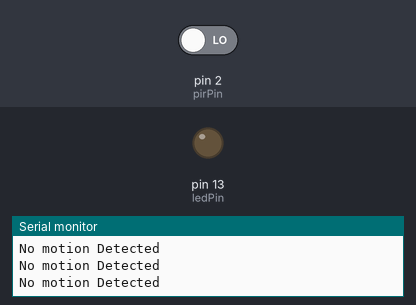
Simulated run of this sketch. Board: Arduino Uno, built with avr-gcc and run on an emulated ATmega328P. Parts: output pins drawn as LEDs (lit = HIGH), the last lines printed to the serial monitor. The inputs (shaded band) are chosen by the test bench; at power-on: pin 2 (pirPin) LOW.

Above: at 2.8 s.
2.9 s: pin 2 (pirPin) driven HIGH
At 4.2 s:
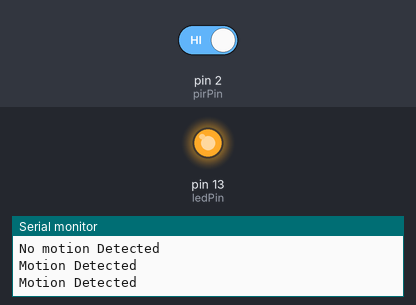
4.5 s: pin 2 (pirPin) driven LOW
At 5.9 s:
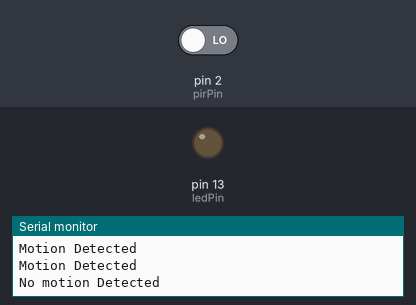
Timing chart, 0 to 7.5 s (numbered marks = the images above; inputs shaded):
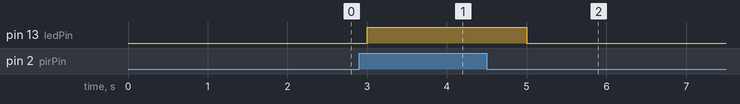

Measured:
- after the input at 2.9 s, pin 13 (ledPin): LOW → HIGH after 0.10 s
- after the input at 4.5 s, pin 13 (ledPin): HIGH → LOW after 0.50 s

The sketch:

PIR_SENSOR.ino
```cpp
//PIR Detects heat
int ledPin = 13;
int pirPin = 2;
int pirStat = 0;

void setup() {
  // put your setup code here, to run once:
  pinMode(ledPin, OUTPUT);
  pinMode(pirPin,INPUT);
  Serial.begin(9600);
}

void loop() {
  // put your main code here, to run repeatedly:
  pirStat = digitalRead(pirPin);
  if(pirStat == HIGH){
    digitalWrite(ledPin, HIGH);
    Serial.println("Motion Detected");
    delay(1000);
  }else{
    digitalWrite(ledPin,LOW);
    Serial.println("No motion Detected");
    delay(1000);
  }
}
```
